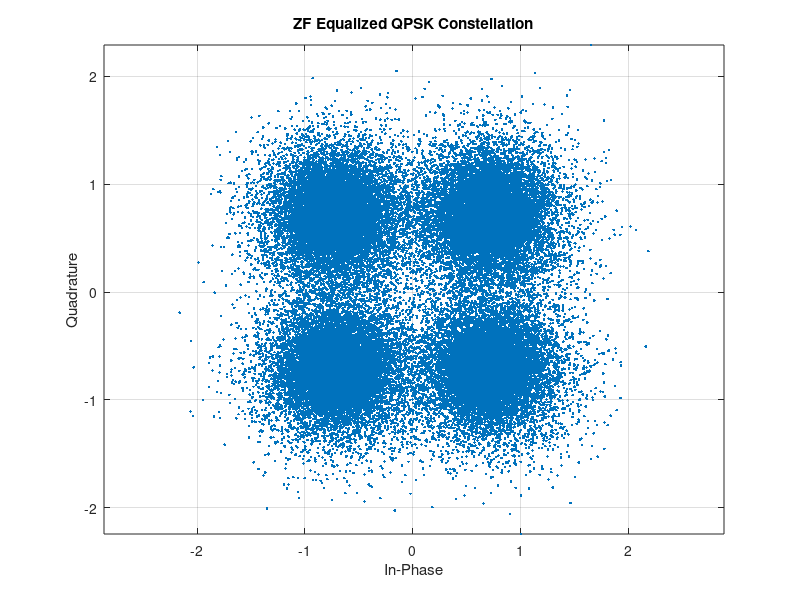
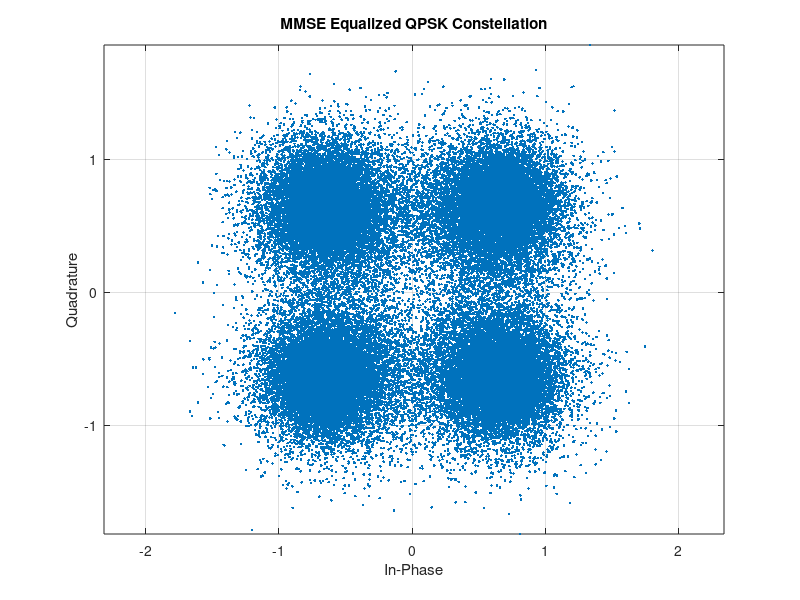
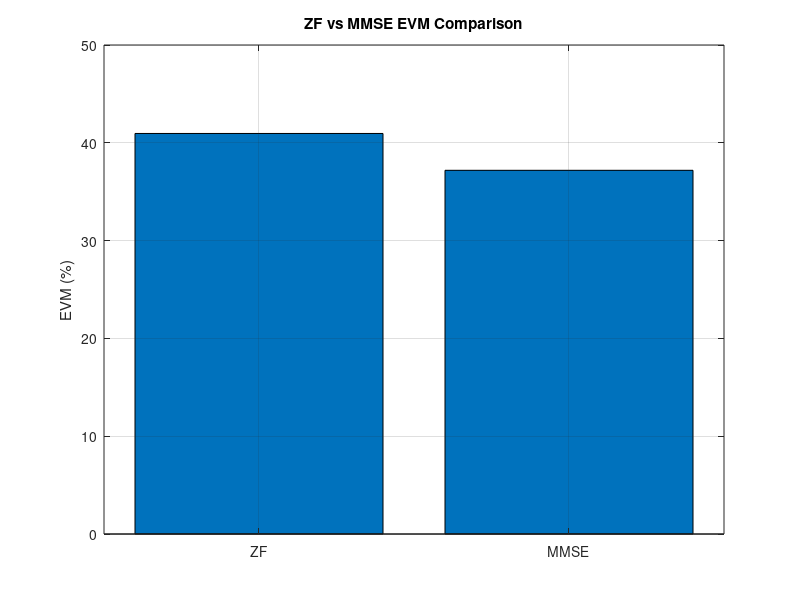

These figures' MATLAB source, in order:
clc;
clear;
close all;

%% STEP 16 - ZF vs MMSE CONSTELLATION AND EVM

%% Step 16.1 - System Parameters

% OFDM parameters
Nfft = 64;
cpLength = 16;

% Number of OFDM symbols
numOFDMSymbols = 1000;

% QPSK parameters
M = 4;
bitsPerSymbol = log2(M);

% Test SNR
snrTest = 10;

% Multipath channel parameters
pathDelays = [0 2 4];
pathGains = [1.00 0.50 0.25];

% Total QPSK symbols
numQPSKSymbols = Nfft * numOFDMSymbols;

% Total bits
numBits = numQPSKSymbols * bitsPerSymbol;

%% Display System Information

fprintf('\n============================================\n');
fprintf(' STEP 16: ZF vs MMSE CONSTELLATION + EVM\n');
fprintf('============================================\n');

fprintf('FFT Size              : %d\n',Nfft);
fprintf('Cyclic Prefix         : %d samples\n',cpLength);
fprintf('OFDM Symbols          : %d\n',numOFDMSymbols);
fprintf('Modulation            : QPSK\n');
fprintf('Test SNR              : %d dB\n',snrTest);

fprintf('Path Delays           : ');
fprintf('%d ',pathDelays);
fprintf('samples\n');

fprintf('Path Gains            : ');
fprintf('%.2f ',pathGains);
fprintf('\n');

fprintf('Total Data Bits       : %d\n',numBits);

fprintf('\nStep 16.1 completed successfully.\n');
%% Step 16.2 - Common Data and OFDM Frame Generation

% Fixed random seed for reproducibility
rng(300);

%% Generate Random Data Bits

txBits = randi([0 1],numBits,1);

%% QPSK Modulation

txSymbolIndices = bi2de( ...
    reshape(txBits,bitsPerSymbol,[]).', ...
    'left-msb');

txQPSK = pskmod( ...
    txSymbolIndices, ...
    M, ...
    pi/4);

%% Arrange QPSK Symbols into OFDM Symbols

txDataMatrix = reshape( ...
    txQPSK, ...
    Nfft, ...
    numOFDMSymbols);

%% OFDM IFFT

txIFFT = ifft( ...
    txDataMatrix, ...
    Nfft, ...
    1);

%% Add Cyclic Prefix

txWithCP = [
    txIFFT(end-cpLength+1:end,:);
    txIFFT
    ];

%% Serialize OFDM Frame

txFrame = txWithCP(:);

%% Display Information

fprintf('\n===== STEP 16.2: COMMON OFDM DATA =====\n');

fprintf('Random Seed           : 300\n');
fprintf('Data Bits             : %d\n',length(txBits));
fprintf('QPSK Symbols          : %d\n',length(txQPSK));
fprintf('OFDM Symbols          : %d\n',numOFDMSymbols);
fprintf('Samples per OFDM      : %d\n',Nfft + cpLength);
fprintf('Total Frame Samples   : %d\n',length(txFrame));

fprintf('Common OFDM frame generated.\n');
%% Step 16.3 - Multipath Channel and AWGN

%% Create Channel Impulse Response

channelImpulseResponse = zeros(max(pathDelays)+1,1);

for p = 1:length(pathDelays)

    channelImpulseResponse(pathDelays(p)+1) = ...
        pathGains(p);

end

%% Channel Frequency Response

channelFrequencyResponse = fft( ...
    channelImpulseResponse, ...
    Nfft);

%% Pass OFDM Frame Through Multipath Channel

rxMultipath = filter( ...
    channelImpulseResponse, ...
    1, ...
    txFrame);

%% Add AWGN at Test SNR

rxNoisy = awgn( ...
    rxMultipath, ...
    snrTest, ...
    'measured');

%% Display Information

fprintf('\n===== STEP 16.3: CHANNEL =====\n');

fprintf('Channel Type         : Multipath + AWGN\n');

fprintf('Path Delays          : ');
fprintf('%d ',pathDelays);
fprintf('samples\n');

fprintf('Path Gains           : ');
fprintf('%.2f ',pathGains);
fprintf('\n');

fprintf('Test SNR             : %d dB\n',snrTest);

fprintf('Transmitted Samples  : %d\n',length(txFrame));
fprintf('Received Samples     : %d\n',length(rxNoisy));

fprintf('Channel and AWGN applied successfully.\n');
%% Step 16.4 - ZF Equalization and EVM

%% Reshape Received Signal into OFDM Symbols

rxMatrix = reshape( ...
    rxNoisy, ...
    Nfft + cpLength, ...
    numOFDMSymbols);

%% Remove Cyclic Prefix

rxWithoutCP = ...
    rxMatrix(cpLength+1:end,:);

%% FFT

rxFFT = fft( ...
    rxWithoutCP, ...
    Nfft, ...
    1);

%% Zero-Forcing Equalization

rxZF = zeros(size(rxFFT));

for k = 1:Nfft

    rxZF(k,:) = ...
        rxFFT(k,:) ./ channelFrequencyResponse(k);

end

%% Serialize Equalized Symbols

rxZFSerial = rxZF(:);

%% Calculate ZF EVM

zfErrorVector = ...
    rxZFSerial - txQPSK;

rmsEVM_ZF = sqrt( ...
    mean(abs(zfErrorVector).^2) / ...
    mean(abs(txQPSK).^2));

evmPercentage_ZF = rmsEVM_ZF * 100;

%% Display ZF EVM

fprintf('\n===== STEP 16.4: ZF EVM =====\n');

fprintf('Equalizer            : Zero-Forcing\n');
fprintf('Test SNR             : %d dB\n',snrTest);

fprintf('RMS EVM              : %.6f\n',rmsEVM_ZF);
fprintf('EVM Percentage       : %.2f %%\n',evmPercentage_ZF);

%% ZF Constellation

figure;

plot( ...
    real(rxZFSerial), ...
    imag(rxZFSerial), ...
    '.');

grid on;

xlabel('In-Phase');
ylabel('Quadrature');

title('ZF Equalized QPSK Constellation');

axis equal;
%% Step 16.5 - MMSE Equalization and EVM

%% Calculate Noise-to-Signal Ratio

noiseToSignalRatio = 10^(-snrTest/10);

%% MMSE Equalization

rxMMSE = zeros(size(rxFFT));

for k = 1:Nfft

    H = channelFrequencyResponse(k);

    mmseWeight = ...
        conj(H) / ...
        (abs(H)^2 + noiseToSignalRatio);

    rxMMSE(k,:) = ...
        mmseWeight * rxFFT(k,:);

end

%% Serialize Equalized Symbols

rxMMSESerial = rxMMSE(:);

%% Calculate MMSE EVM

mmseErrorVector = ...
    rxMMSESerial - txQPSK;

rmsEVM_MMSE = sqrt( ...
    mean(abs(mmseErrorVector).^2) / ...
    mean(abs(txQPSK).^2));

evmPercentage_MMSE = rmsEVM_MMSE * 100;

%% Display MMSE EVM

fprintf('\n===== STEP 16.5: MMSE EVM =====\n');

fprintf('Equalizer            : MMSE\n');
fprintf('Test SNR             : %d dB\n',snrTest);

fprintf('RMS EVM              : %.6f\n',rmsEVM_MMSE);
fprintf('EVM Percentage       : %.2f %%\n',evmPercentage_MMSE);

%% MMSE Constellation

figure;

plot( ...
    real(rxMMSESerial), ...
    imag(rxMMSESerial), ...
    '.');

grid on;

xlabel('In-Phase');
ylabel('Quadrature');

title('MMSE Equalized QPSK Constellation');

axis equal;
%% Step 16.6 - ZF vs MMSE EVM Comparison

fprintf('\n===== STEP 16.6: EVM COMPARISON =====\n');

fprintf('\n');
fprintf('Equalizer        RMS EVM        EVM Percentage\n');
fprintf('------------------------------------------------\n');

fprintf( ...
    'ZF               %.6f        %.2f %%\n', ...
    rmsEVM_ZF, ...
    evmPercentage_ZF);

fprintf( ...
    'MMSE             %.6f        %.2f %%\n', ...
    rmsEVM_MMSE, ...
    evmPercentage_MMSE);

%% Create EVM Comparison Figure

figure;

evmValues = [
    evmPercentage_ZF;
    evmPercentage_MMSE
    ];

bar(evmValues);

grid on;

set(gca, ...
    'XTick',1:2, ...
    'XTickLabel',{'ZF','MMSE'});

ylabel('EVM (%)');

title('ZF vs MMSE EVM Comparison');

%% Display Comparison

fprintf('\nEVM comparison graph generated successfully.\n');
%% Step 16.7 - Final Step 16 Summary

fprintf('\n============================================\n');
fprintf('       STEP 16: ZF vs MMSE EVM ANALYSIS\n');
fprintf('============================================\n');

fprintf('Test SNR              : %d dB\n', snrTest);
fprintf('FFT Size              : %d\n', Nfft);
fprintf('Cyclic Prefix         : %d samples\n', cpLength);
fprintf('OFDM Symbols          : %d\n', numOFDMSymbols);
fprintf('Modulation            : QPSK\n');
fprintf('Channel               : Multipath + AWGN\n');

fprintf('\nZF Equalizer\n');
fprintf('RMS EVM               : %.6f\n', rmsEVM_ZF);
fprintf('EVM Percentage        : %.2f %%\n', evmPercentage_ZF);

fprintf('\nMMSE Equalizer\n');
fprintf('RMS EVM               : %.6f\n', rmsEVM_MMSE);
fprintf('EVM Percentage        : %.2f %%\n', evmPercentage_MMSE);

fprintf('\n============================================\n');
fprintf('          STEP 16 COMPLETED\n');
fprintf('============================================\n');
